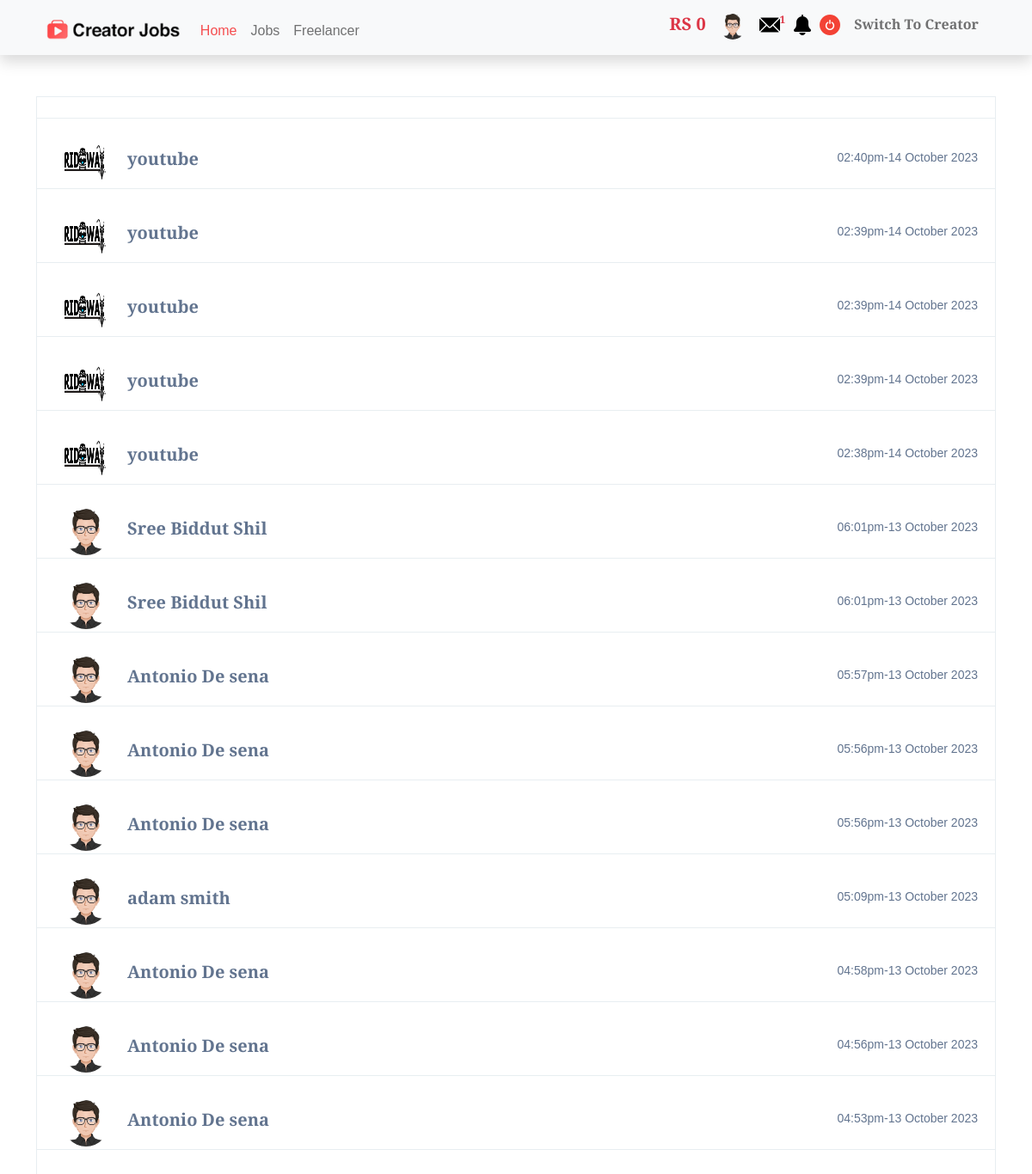
Screenshot of /message.php (signed in) with the database file from the repository.
### tables this page shows
CREATE TABLE `users` (
  `id` int(255) NOT NULL,
  `name` varchar(255) NOT NULL,
  `email` varchar(255) NOT NULL,
  `want` varchar(255) NOT NULL,
  `experince` varchar(255) NOT NULL,
  `country` varchar(255) NOT NULL,
  `password` varchar(255) NOT NULL,
  `cookie` varchar(255) NOT NULL,
  `date` varchar(255) NOT NULL,
  `avatar` varchar(255) NOT NULL,
  `phone` varchar(255) NOT NULL,
  `address` varchar(500) NOT NULL,
  `about` varchar(1000) NOT NULL,
  `blance` int(255) NOT NULL
);

CREATE TABLE `message` (
  `id` int(255) NOT NULL,
  `user_id` int(255) NOT NULL,
  `reciver_id` int(255) NOT NULL,
  `sms` varchar(1000) NOT NULL,
  `time` varchar(255) NOT NULL,
  `user_name` varchar(255) NOT NULL,
  `user_avatar` varchar(255) NOT NULL,
  `reciver_name` varchar(255) NOT NULL,
  `reciver_avatar` varchar(255) NOT NULL,
  `date` varchar(255) NOT NULL,
  `total` varchar(255) NOT NULL
);

### function.php (called while the page is built, shortened)
<?php
if(isset($_COOKIE["login"])){
    $cok=$_COOKIE["login"];
    include_once("config.php");
$selectQuery = "SELECT * FROM `users` WHERE `cookie`='$cok'";
$runQ = mysqli_query($conn,$selectQuery);
if ($runQ == true) {
while ($alldata = mysqli_fetch_array($runQ )) {
   $id= $alldata["id"];
   $want= $alldata["want"];
   $avatar= $alldata["avatar"];
   $blance= $alldata["blance"];
}
}
}
?>

### message.php (the view, shortened to what this page needs)
<?php include_once("header.php");?>
<div class="container mt-5">
<div class="row">
<div class="col">
	<div class="chat_container">
		<div class="job-box">
			<div class="job-box-filter">
			</div>
			<div class="inbox-message">
				<ul>
				<?php
include_once("config.php");
$selectQuery = "SELECT * FROM `message` WHERE `user_id`='$id'  OR `reciver_id`='$id' ORDER BY `id` DESC";
$runQ = mysqli_query($conn,$selectQuery);
if ($runQ == true) {
while ($alldata = mysqli_fetch_array($runQ )) {
  $time= $alldata["time"];
  $mdate= $alldata["date"];
  $user_id= $alldata["user_id"];
  $user_name= $alldata["user_name"];
  $user_avatar= $alldata["user_avatar"];
  $reciver_id= $alldata["reciver_id"];
  $reciver_avatar= $alldata["reciver_avatar"];
  $reciver_name= $alldata["reciver_name"];
?>
                <li>
						<a href="chat?id=<?php
                       if($id==$user_id){
                        echo $reciver_id;
                       }else{
                        echo $user_id;
                       }
                        ?>">
							<div class="message-avatar">
								<img src="
                                <?php
                                if($id==$user_id){
                                    echo "img/".$reciver_avatar;
                                }else{
                                    echo "img/".$user_avatar;
                                }
                                ?>" alt="">
							</div>
							<div class="message-body">
								<div class="message-body-heading">
									<h5><?php
                                    if($id==$user_id){
                                        echo $reciver_name;
                                    }else{
                                        echo $user_name;
                                    }
                                    ?></h5>
                                    <span><?php echo "-".$mdate;?></span>
                                    <span><?php echo $time;?></span>
								</div>
							</div>
						</a>
					</li>
                    <br>
				<?php
}}?>
				</ul>
			</div>
		</div>
	</div>
</div>
</div>
</div>

### header.php (shortened to what this page needs)
<?php
include_once("function.php");?>
<!DOCTYPE html>
<html>
<head>
    <link rel="stylesheet" type="text/css" href="css/style.css">
  <link rel="stylesheet" href="css/libs/animate.css">
  <link rel="stylesheet" href="css/site.css">
  <link rel="stylesheet" type="text/css" href="./slick/slick.css">
  <link rel="stylesheet" type="text/css" href="./slick/slick-theme.css">
<link href="https://cdn.jsdelivr.net/npm/bootstrap@5.0.2/dist/css/bootstrap.min.css" rel="stylesheet">
</head>
<body>
<div class="container-fluid shadow bg-light">
<div class="container">
<nav class="navbar navbar-expand-lg navbar-light bg-light">
    <div class="container-fluid">
        <a href="index" class="navbar-brand">
            <img src="img/logo.png" height="24" alt="CoolBrand">
        </a>
        <div class="collapse navbar-collapse" id="navbarCollapse">
            <div class="navbar-nav mt-2">
                <a href="home" class="nav-item nav-link" style="color: #f54e50;">Home</a>
                <a href="jobs" class="nav-item nav-link">Jobs</a>
                  <a href="talent" class="nav-item nav-link">Freelancer</a>
            </div>
            <div class="navbar-nav ms-auto">
            <?php
if(isset($_COOKIE["login"])){
$message="SELECT * FROM `message` WHERE `user_id`='$id'";
$runmessage = mysqli_query($conn,$message);
$checkmessage=mysqli_num_rows($runmessage);
    echo  '<a href="wallet" class="nav-item nav-link h5 text-danger"><b>RS '.$blance.'</b></a>';
       echo  '<a href="profile" class="nav-item nav-link"><img src="img/'.$avatar.'" class="rounded-circle" width="30px" height="30px"></a>';
?>
        <a href="message" class="nav-item nav-link"><img src="img/message.png" ><sup class="text-danger"><b><?php
          if($checkmessage>0){
            echo "1";
          }
          ?></b></sup></a>
<?php }
?>
<?php
if(isset($_COOKIE["login"])){?>
    <div class="dropdown mt-2">
  <img class=" dropdown-toggle" src="img/bell.png" id="dropdownMenuButton2" data-bs-toggle="dropdown" aria-expanded="false">
</div>
<?php
}
?>
            <?php
if(!isset($_COOKIE["login"])){
    echo '<a href="login" class="nav-item nav-link">Login</a>';
}else{
    echo  '<a href="logout" class="nav-item nav-link"><img src="img/logout.png" ></a>';
}
?>
<?php
if(isset($_COOKIE["login"])){
    if($want==1){
        echo '<b><a href="seller" class="nav-item nav-link">Switch To Freelancer</a></b>';
    }else if($want==0){
        echo '<b><a href="buyer" class="nav-item nav-link">Switch To Creator</a></b>';
    }
}
?>
            </div>
        </div>
    </div>
</nav>
</div>
</div>

### css/style.css (style rules this page uses)
* { margin: 0; padding: 0; box-sizing: border-box; font-family: 'Merriweather Sans', sans-serif; }

### message.php (style rules this page uses)
.job-box-filter { padding: 12px 15px; background: #ffffff; border-bottom: 1px solid #e8eef1; margin-bottom: 20px; }
.job-box { background: #ffffff; display: inline-block; width: 100%; padding: 0 0px 40px 0px; border: 1px solid #e8eef1; }
.inbox-message ul { padding: 0; margin: 0; }
.inbox-message ul li { list-style: none; position: relative; padding: 15px 20px; border-bottom: 1px solid #e8eef1; }
.inbox-message .message-avatar { position: absolute; left: 30px; top: 50%; transform: translateY(-50%); }
.message-avatar img { display: inline-block; width: 54px; height: 54px; border-radius: 50%; }
.inbox-message .message-body { margin-left: 85px; font-size: 15px; color:#62748F; }
.message-body-heading h5 { font-weight: 600; display:inline-block; color:#62748F; margin: 0 0 7px 0; padding: 0; }
.message-body-heading span { float: right; color:#62748F; font-size: 14px; }

### rows the page displays
users: blance "0", avatar (placeholder picture)
message: reciver_avatar (picture), reciver_name "youtube", date "14 October 2023", time "02:40pm"
message: user_avatar (picture), user_name "youtube", date "14 October 2023", time "02:39pm"
message: user_avatar (picture), user_name "youtube", date "14 October 2023", time "02:39pm"
message: reciver_avatar (picture), reciver_name "youtube", date "14 October 2023", time "02:39pm"
message: reciver_avatar (picture), reciver_name "youtube", date "14 October 2023", time "02:38pm"
message: user_avatar (placeholder picture), user_name "Sree Biddut Shil", date "13 October 2023", time "06:01pm"
message: reciver_avatar (placeholder picture), reciver_name "Sree Biddut Shil", date "13 October 2023", time "06:01pm"
message: reciver_avatar (placeholder picture), reciver_name "Antonio De sena", date "13 October 2023", time "05:57pm"
message: user_avatar (placeholder picture), user_name "Antonio De sena", date "13 October 2023", time "05:56pm"
message: user_avatar (placeholder picture), user_name "Antonio De sena", date "13 October 2023", time "05:56pm"
message: reciver_avatar (placeholder picture), reciver_name "adam smith", date "13 October 2023", time "05:09pm"
message: reciver_avatar (placeholder picture), reciver_name "Antonio De sena", date "13 October 2023", time "04:58pm"
message: reciver_avatar (placeholder picture), reciver_name "Antonio De sena", date "13 October 2023", time "04:56pm"
message: reciver_avatar (placeholder picture), reciver_name "Antonio De sena", date "13 October 2023", time "04:53pm"
